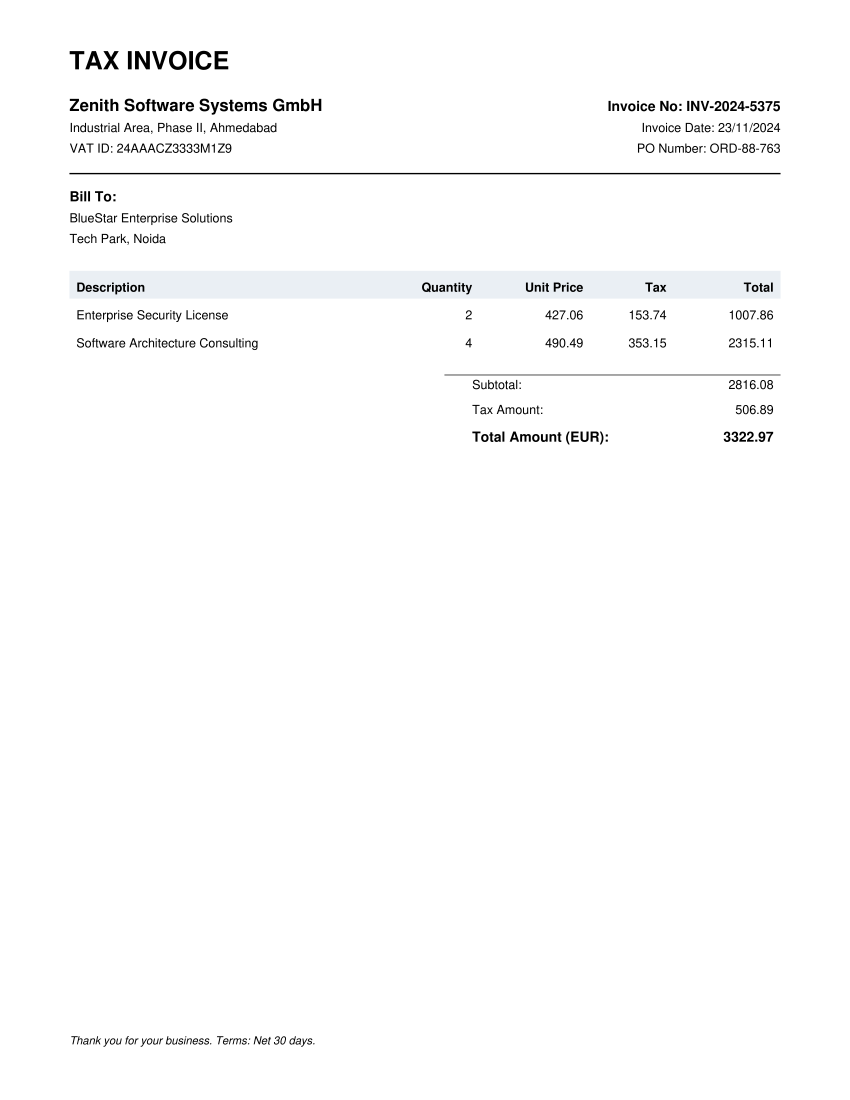
#> input picture data/invoices/INV_0005.png, 2550 x 3300 px (shown at 1/3 size)
$ python -i image_preprocessing.py   (imports and definitions only)
#> lines starting #> are read from the running program, lines starting #| are printed output that depends on the picture; after the words box and inside, x2 and y2 are one past the last pixel; in counts of white or black regions, pixels touching at a corner belong together
"""
Image Preprocessing Module for Invoice Documents.
Implements OpenCV-based deskewing, noise reduction, grayscale conversion,
adaptive thresholding, and resolution normalization.
"""

from typing import Tuple, Dict, Any
import numpy as np
import cv2


class ImagePreprocessor:
    """Preprocesses raw invoice images or rendered PDF pages for OCR extraction."""

    def __init__(self, target_dpi: int = 300):
        self.target_dpi = target_dpi

    def to_grayscale(self, image: np.ndarray) -> np.ndarray:
        """Converts an image to single-channel grayscale if needed."""
        if len(image.shape) == 2:
            return image
        if len(image.shape) == 3:
            if image.shape[2] == 4:
                return cv2.cvtColor(image, cv2.COLOR_BGRA2GRAY)
            return cv2.cvtColor(image, cv2.COLOR_BGR2GRAY)
        raise ValueError(f"Unsupported image shape for grayscale conversion: {image.shape}")

    def resize_image(self, image: np.ndarray, max_dimension: int = 3000, min_dimension: int = 1000) -> Tuple[np.ndarray, float]:
        """
        Resizes image to an optimal resolution range for OCR while preserving aspect ratio.
        Returns resized image and scale factor.
        """
        h, w = image.shape[:2]
        max_side = max(h, w)
        min_side = min(h, w)

        scale = 1.0
        if max_side > max_dimension:
            scale = max_dimension / float(max_side)
        elif min_side < min_dimension:
            scale = min_dimension / float(min_side)

        if scale != 1.0:
            new_w = int(round(w * scale))
            new_h = int(round(h * scale))
            resized = cv2.resize(image, (new_w, new_h), interpolation=cv2.INTER_CUBIC if scale > 1.0 else cv2.INTER_AREA)
            return resized, scale
        return image, 1.0

    def remove_noise(self, gray_image: np.ndarray, method: str = "gaussian") -> np.ndarray:
        """Applies gentle noise filtering without degrading small text character edges."""
        if method == "bilateral":
            # Preserves sharp edges while smoothing flat noise
            return cv2.bilateralFilter(gray_image, d=7, sigmaColor=50, sigmaSpace=50)
        elif method == "median":
            return cv2.medianBlur(gray_image, 3)
        else:
            return cv2.GaussianBlur(gray_image, (3, 3), 0)

    def estimate_skew_angle(self, gray_image: np.ndarray) -> float:
        """
        Detects text orientation skew angle using minAreaRect on edge contours.
        Returns angle in degrees to rotate (counter-clockwise).
        """
        # Threshold to isolate foreground features
        thresh = cv2.threshold(gray_image, 0, 255, cv2.THRESH_BINARY_INV + cv2.THRESH_OTSU)[1]

        # Use morphological opening to eliminate small dots/salt noise
        kernel = cv2.getStructuringElement(cv2.MORPH_RECT, (30, 1))
        dilated = cv2.dilate(thresh, kernel, iterations=2)

        contours, _ = cv2.findContours(dilated, cv2.RETR_LIST, cv2.CHAIN_APPROX_SIMPLE)
        angles = []
        for c in contours:
            area = cv2.contourArea(c)
            if area < 100:
                continue
            rect = cv2.minAreaRect(c)
            w, h = rect[1]
            angle = rect[2]
            if w < h:
                angle = angle + 90.0
            # Bound between -45 and 45
            if angle > 45:
                angle -= 90
            elif angle < -45:
                angle += 90
            if abs(angle) > 0.2:
                angles.append(angle)

        if len(angles) == 0:
            return 0.0

        median_angle = float(np.median(angles))
        # Ignore negligible tilt
        if abs(median_angle) < 0.5 or abs(median_angle) > 35:
            return 0.0
        return median_angle

    def deskew(self, image: np.ndarray, angle: float) -> np.ndarray:
        """Rotates image to compensate for detected skew angle."""
        if abs(angle) < 0.2:
            return image
        h, w = image.shape[:2]
        center = (w // 2, h // 2)
        rot_mat = cv2.getRotationMatrix2D(center, angle, 1.0)
        # Fill background with white (255)
        border_val = (255, 255, 255) if len(image.shape) == 3 else 255
        deskewed = cv2.warpAffine(image, rot_mat, (w, h), flags=cv2.INTER_CUBIC, borderMode=cv2.BORDER_CONSTANT, borderValue=border_val)
        return deskewed

    def binarize(self, gray_image: np.ndarray, method: str = "otsu") -> np.ndarray:
        """
        Converts grayscale image to binary high-contrast black/white for OCR engines.
        """
        if method == "adaptive":
            return cv2.adaptiveThreshold(
                gray_image, 255, cv2.ADAPTIVE_THRESH_GAUSSIAN_C, cv2.THRESH_BINARY, 21, 10
            )
        # Default Otsu thresholding
        _, binary = cv2.threshold(gray_image, 0, 255, cv2.THRESH_BINARY + cv2.THRESH_OTSU)
        return binary

    def preprocess(self, image: np.ndarray) -> Tuple[np.ndarray, Dict[str, Any]]:
        """
        Complete preprocessing pipeline:
        1. Resize to target dimension
        2. Convert to grayscale
        3. Remove noise
        4. Detect and correct skew angle
        5. Generate binarized image for OCR
        Returns the preprocessed image and a metadata dictionary.
        """
        metadata: Dict[str, Any] = {}
        orig_h, orig_w = image.shape[:2]
        metadata["original_size"] = (orig_w, orig_h)

        # 1. Resize
        resized, scale = self.resize_image(image)
        metadata["scale_factor"] = scale
        metadata["resized_size"] = (resized.shape[1], resized.shape[0])

        # 2. Grayscale
        gray = self.to_grayscale(resized)

        # 3. Deskew
        skew_angle = self.estimate_skew_angle(gray)
        metadata["skew_angle_deg"] = round(skew_angle, 2)
        if abs(skew_angle) >= 0.5:
            gray = self.deskew(gray, skew_angle)

        # 4. Noise reduction
        denoised = self.remove_noise(gray, method="gaussian")

        # 5. High-contrast binarization
        binary = self.binarize(denoised, method="otsu")

        return binary, metadata

>>> import cv2
>>> picture = cv2.imread('../data/invoices/INV_0005.png')
#> picture is the input picture: shape (3300, 2550, 3); mean B, G, R 251.7, 251.6, 251.4
>>> result = ImagePreprocessor().preprocess(picture)
#> in preprocess, `resized, scale = self.resize_image(image)`: scale = 0.909
#> in estimate_skew_angle, `thresh = cv2.threshold(gray_image, 0, 255, cv2.THRESH_BINARY_INV + cv2..`:
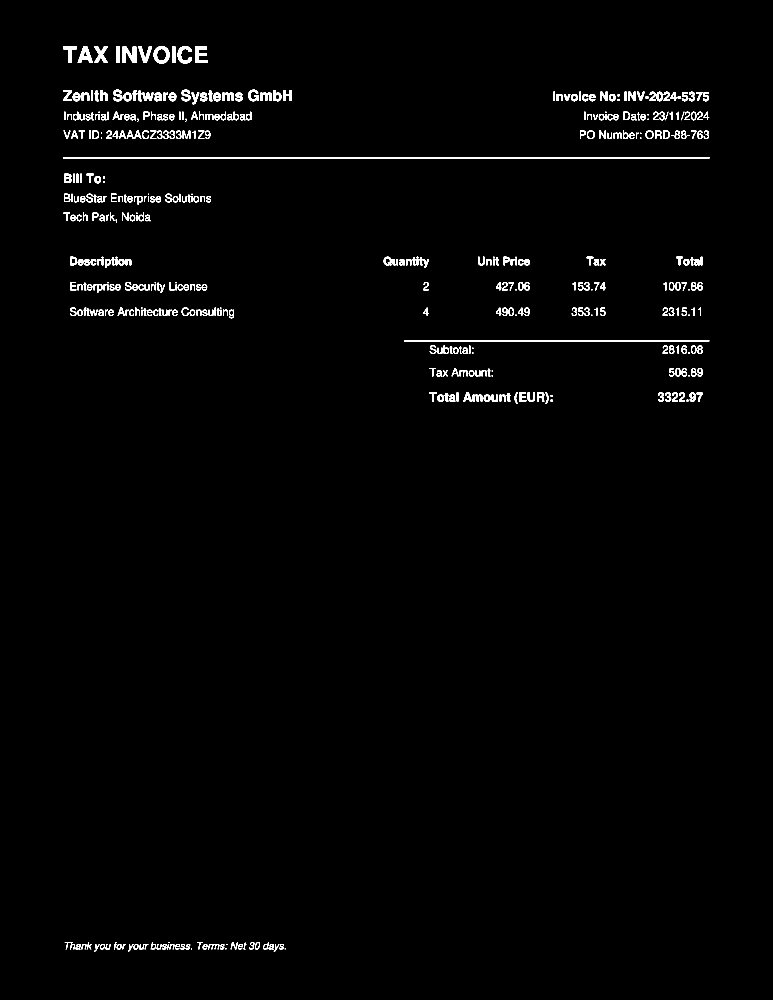
#> thresh: shape (3000, 2318) (shown at 1/3 size); 1.2% white; 457 white regions (35 under 20 px), largest, box (x1, y1, x2, y2) and area: (189, 472, 2129, 475) 5820, (1212, 1022, 2129, 1024) 1833, (368, 139, 409, 189) 1371
#> in estimate_skew_angle, `dilated = cv2.dilate(thresh, kernel, iterations=2)`:
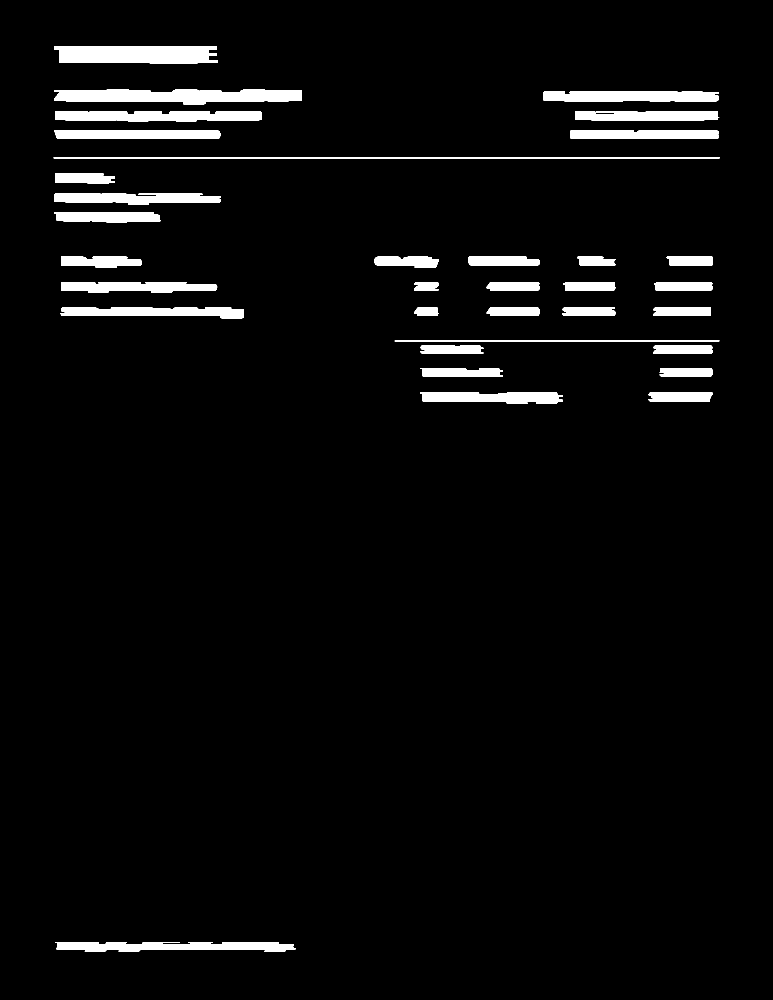
#> dilated: shape (3000, 2318) (shown at 1/3 size); 3.9% white; 34 white regions
#> in estimate_skew_angle, `contours, _ = cv2.findContours(dilated, cv2.RETR_LIST, cv2.CHAIN_APPRO..`: contours = 36 contours; largest, box (x1, y1, x2, y2) and area: (162, 269, 906, 313) 23849, (162, 138, 653, 191) 22980, (165, 335, 784, 365) 15399, (166, 2826, 887, 2855) 15350, (1631, 275, 2157, 304) 14098
#> the loop in estimate_skew_angle, `for c in contours:` made 36 passes
#> (c, area, rect, w, h) on passes 9, 28: ([[1184, 1022], [1184, 1023], [2157, 1023], [2158, 1022]], 973.5, ((1671, 1022.5), (1, 974), -90), 1, 974), ([[161, 472], [161, 474], [2158, 474], [2158, 472]], 3994, ((1159.5, 473), (2, 1997), -90), 2, 1997)
#> (area, rect, w, h) on passes 1, 2, 3, 5, 6, 7: (15350.5, ((526, 2840), (28, 720), -90), 28, 720), (4861.5, ((2042, 1190.5), (27, 192), -90), 27, 192), (11491, ((1473.5, 1194), (34, 427), -90), 34, 427), (3794.5, ((2058, 1116.5), (25, 158), -90), 25, 158), (5375, ((1384, 1116.5), (25, 248), -90), 25, 248), (4269, ((2048.5, 1048.5), (25, 177), -90), 25, 177)
#> after the loop in estimate_skew_angle, `for c in contours:`: angles = []
#> in preprocess, `skew_angle = self.estimate_skew_angle(gray)`: skew_angle = 0
#> in binarize, `_, binary = cv2.threshold(gray_image, 0, 255, cv2.THRESH_BINARY + cv2...`:
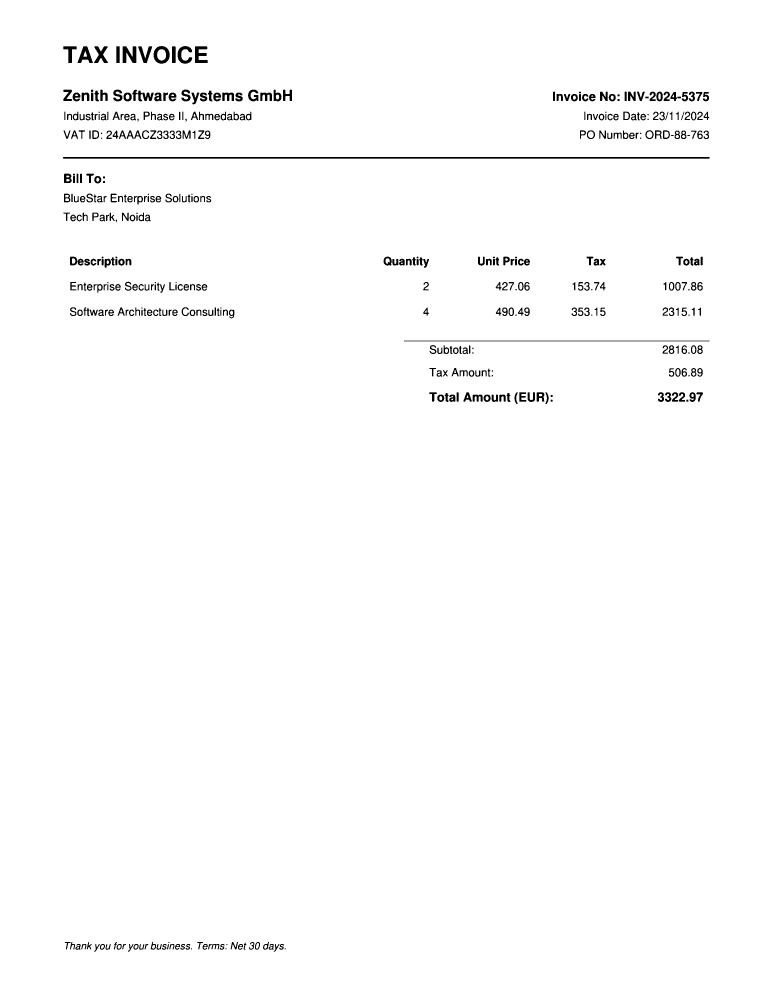
#> binary: shape (3000, 2318) (shown at 1/3 size); 98.6% white; 455 black regions (33 under 20 px), largest, box (x1, y1, x2, y2) and area: (189, 471, 2129, 476) 9696, (1212, 1022, 2129, 1024) 1833, (368, 139, 409, 189) 1419
